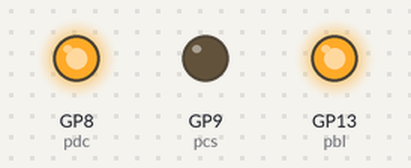
Recording of a program running on a simulated Raspberry Pi Pico running MicroPython. Shown: output pins drawn as LEDs (lit = HIGH). Library files of the repository ran but are not shown: st7789_4bit.py; pins used as bus, display or sensor lines are not drawn. At 1.4 s the program stops and its outputs stay as they are.

Above: at 0.2 s.
Timing chart, 0 to 1.7 s (numbered marks = the images above):
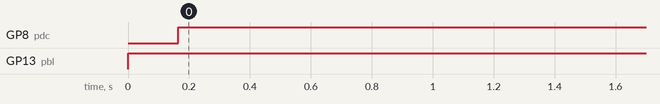

Measured:
- by itself, GP8 (pdc): LOW → HIGH at 0.16 s
- by itself, GP13 (pbl): LOW → HIGH at 0.00 s

The program:

colors.py
```python
# colors.py Standard color constants for nano-gui

# Released under the MIT License (MIT). See LICENSE.
# Copyright (c) 2020 Peter Hinch

from nanoguilib.color_setup import SSD

# Code can be portable between 4-bit and other drivers by calling create_color
def create_color(idx, r, g, b):
    c = SSD.rgb(r, g, b)
    if not hasattr(SSD, 'lut'):
        return c
    if not 0 <= idx <= 15:
        raise ValueError('Color nos must be 0..15')
    x = idx << 1
    SSD.lut[x] = c & 0xff
    SSD.lut[x + 1] = c >> 8
    return idx

if hasattr(SSD, 'lut'):  # Colors defined by LUT
    BLACK = create_color(0, 0, 0, 0)
    GREEN = create_color(1, 0, 255, 0)
    RED = create_color(2, 255, 0, 0)
    LIGHTRED = create_color(3, 140, 0, 0)
    BLUE = create_color(4, 0, 0, 255)
    YELLOW = create_color(5, 255, 255, 0)
    GREY = create_color(6, 100, 100, 100)
    MAGENTA = create_color(7, 255, 0, 255)
    CYAN = create_color(8, 0, 255, 255)
    LIGHTGREEN = create_color(9, 0, 100, 0)
    DARKGREEN = create_color(10, 0, 80, 0)
    DARKBLUE = create_color(11, 0, 0, 90)
    # 12, 13, 14 free for user definition
    WHITE = create_color(15, 255, 255, 255)
else:
    BLACK = SSD.rgb(0, 0, 0)
    GREEN = SSD.rgb(0, 255, 0)
    RED = SSD.rgb(255, 0, 0)
    LIGHTRED = SSD.rgb(140, 0, 0)
    BLUE = SSD.rgb(0, 0, 255)
    YELLOW = SSD.rgb(255, 255, 0)
    GREY = SSD.rgb(100, 100, 100)
    MAGENTA = SSD.rgb(255, 0, 255)
    CYAN = SSD.rgb(0, 255, 255)
    LIGHTGREEN = SSD.rgb(0, 100, 0)
    DARKGREEN = SSD.rgb(0, 80, 0)
    DARKBLUE = SSD.rgb(0, 0, 90)
    WHITE = SSD.rgb(255, 255, 255)
```

color_setup.py
```python
# color_setup.py Customise for your hardware config

# Released under the MIT License (MIT). See LICENSE.
# Copyright (c) 2020 Peter Hinch

# As written, supports:
# Adafruit 1.5" 128*128 OLED display: https://www.adafruit.com/product/1431
# Adafruit 1.27" 128*96 display https://www.adafruit.com/product/1673
# Edit the driver import for other displays.

# Demo of initialisation procedure designed to minimise risk of memory fail
# when instantiating the frame buffer. The aim is to do this as early as
# possible before importing other modules.

# WIRING (Adafruit pin nos and names).
# Pyb   SSD
# 3v3   Vin (10)
# Gnd   Gnd (11)
# Y1    DC (3 DC)
# Y2    CS (5 OC OLEDCS)
# Y3    Rst (4 R RESET)
# Y6    CLK (2 CL SCK)
# Y8    DATA (1 SI MOSI)

from machine import Pin, SPI
# color_setup.py Customise for your hardware config

# Released under the MIT License (MIT). See LICENSE.
# Copyright (c) 2020 Peter Hinch

# As written, supports:
# Adafruit 1.5" 128*128 OLED display: https://www.adafruit.com/product/1431
# Adafruit 1.27" 128*96 display https://www.adafruit.com/product/1673
# Edit the driver import for other displays.

# Demo of initialisation procedure designed to minimise risk of memory fail
# when instantiating the frame buffer. The aim is to do this as early as
# possible before importing other modules.

# WIRING (Adafruit pin nos and names).
# Pyb   SSD
# 3v3   Vin (10)
# Gnd   Gnd (11)
# Y1    DC (3 DC)
# Y2    CS (5 OC OLEDCS)
# Y3    Rst (4 R RESET)
# Y6    CLK (2 CL SCK)
# Y8    DATA (1 SI MOSI)

from machine import Pin, SPI
from st7789_4bit import *
import gc

# *** Choose your color display driver here ***
# Driver supporting non-STM platforms
# from drivers.ssd1351.ssd1351_generic import SSD1351 as SSD

# STM specific driver
SSD = ST7789

pdc = Pin(8, Pin.OUT, value=0)
pcs = Pin(9, Pin.OUT, value=1)
prst = Pin(15, Pin.OUT, value=1)
pbl = Pin(13, Pin.OUT, value=1)

gc.collect()  # Precaution before instantiating framebuf
# Max baudrate produced by Pico is 31_250_000. ST7789 datasheet allows <= 62.5MHz.
# Note non-standard MISO pin. This works, verified by SD card.
spi = SPI(1, 60_000_000, sck=Pin(10), mosi=Pin(11), miso=Pin(12))
#ssd = SSD(spi, height=320, width=240, disp_mode=0, dc=pdc, cs=pcs, rst=prst)
ssd = SSD(spi, height=240, width=320, disp_mode=PORTRAIT, dc=pdc, cs=pcs, rst=prst)
import gc

# *** Choose your color display driver here ***
# Driver supporting non-STM platforms
# from drivers.ssd1351.ssd1351_generic import SSD1351 as SSD

# STM specific driver
#SSD = ST7789

#pdc = Pin(8, Pin.OUT, value=0)
#pcs = Pin(9, Pin.OUT, value=1)
#prst = Pin(15, Pin.OUT, value=1)
#pbl = Pin(13, Pin.OUT, value=1)

#gc.collect()  # Precaution before instantiating framebuf
# Max baudrate produced by Pico is 31_250_000. ST7789 datasheet allows <= 62.5MHz.
# Note non-standard MISO pin. This works, verified by SD card.
#spi = SPI(1, 60_000_000, sck=Pin(10), mosi=Pin(11), miso=Pin(12))
#ssd = SSD(spi, height=320, width=240, disp_mode=0, dc=pdc, cs=pcs, rst=prst)
```

boolpalette.py
```python
# boolpalette.py Implement BoolPalette class
# This is a 2-value color palette for rendering monochrome glyphs to color
# FrameBuffer instances. Supports destinations with up to 16 bit color.

# Copyright (c) Peter Hinch 2021
# Released under the MIT license see LICENSE

import framebuf

class BoolPalette(framebuf.FrameBuffer):

    def __init__(self, mode):
        buf = bytearray(4)  # OK for <= 16 bit color
        super().__init__(buf, 2, 1, mode)

    def fg(self, color):  # Set foreground color
        self.pixel(1, 0, color)

    def bg(self, color):
        self.pixel(0, 0, color)
```
